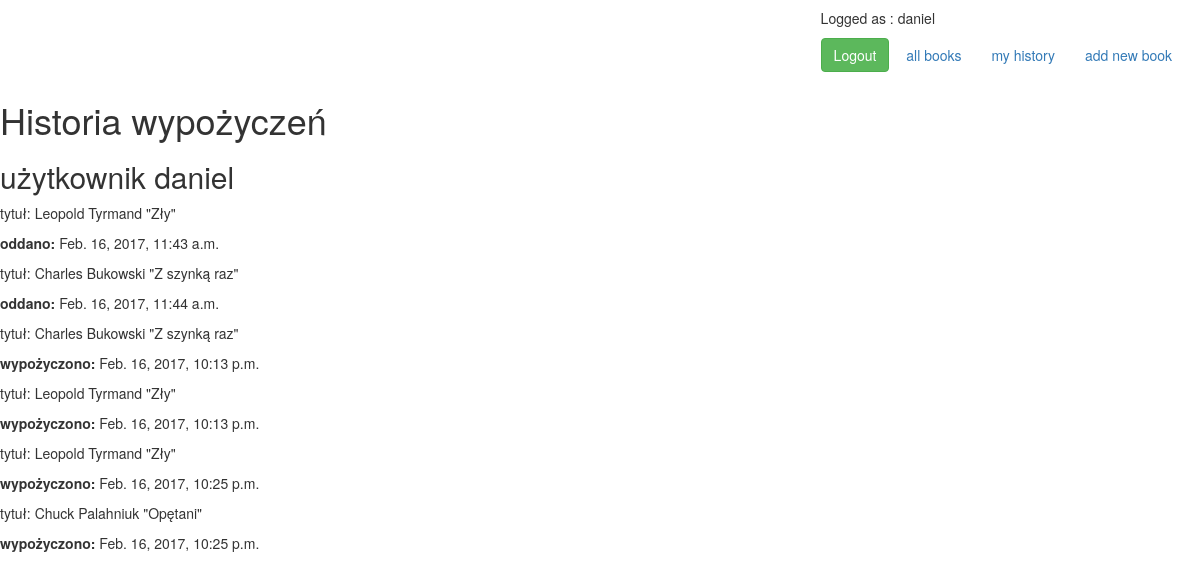
/history/ (signed in), run on the app's committed database.
### books/models.py (models this page shows, shortened)
class Logs(models.Model):
    book = models.ForeignKey('Book', on_delete=models.CASCADE)
    user = models.ForeignKey(User, on_delete=models.CASCADE)
    date_get = models.DateTimeField(auto_now=False, auto_now_add=False, null=True, blank=True)
    return_date = models.DateTimeField(auto_now=False, auto_now_add=False, null=True, blank=True)

class Book(models.Model):
    title = models.CharField(max_length=128)
    author = models.CharField(max_length=128)
    description = models.TextField(null=True, blank=True)
    isbn = models.CharField(max_length=17)
    publisher = models.CharField(max_length=128)
    genre = models.IntegerField(choices=GENRES)
    available = models.BooleanField(default=True)
    lent_by = models.ManyToManyField(User, through='Logs')
    def __str__(self):
        return '{} "{}"'.format(self.author, self.title)

### books/views.py (the view)
# urls.py: url(r'^history/?$', LogsView.as_view(), name='history'),
class LogsView(ListView):
    model = Logs
    def get_queryset(self, **kwargs):
        if 'user' in self.kwargs:
            user = get_object_or_404(User, username=self.kwargs['user'])
        else:
            user = self.request.user
        return Logs.objects.filter(user=user)

### books/templates/books/logs_list.html
{% extends 'books/base_template.html' %}
{% block content %}
    <h1>Historia wypożyczeń</h1>
    <h2> użytkownik <stron>{{ user.username }}</stron></h2>
    {% for log in object_list %}
        <div>
        <p>tytuł: {{ log.book }} </p>
            {% if log.date_get %}
            <p><strong>wypożyczono:</strong> {{ log.date_get }}</p>
            {% elif log.return_date %}
            <p><strong>oddano:</strong> {{ log.return_date }}</p>
            {% endif %}
        </div>
    {% endfor %}
{% endblock %}

### books/templates/books/base_template.html (shortened to what this page needs)
<!DOCTYPE html>
<html lang="en">
<head>
    <link rel="stylesheet" href="https://maxcdn.bootstrapcdn.com/bootstrap/3.3.7/css/bootstrap.min.css">
    <link rel="stylesheet" href="https://maxcdn.bootstrapcdn.com/font-awesome/4.6.3/css/font-awesome.min.css">
    <link rel="stylesheet" href="https://cdn.datatables.net/1.10.13/css/jquery.dataTables.min.css">
    <link rel="stylesheet" type="text/css" href="/static/custom.css" >
</head>
<body>
    <div class="navbar-collapse collapse">
        <div class="navbar-form navbar-right">
            {% if user.is_authenticated %}
                <p> Logged as : {{ user.username }}</p>
                <a id="logout" href="{% url 'account_logout' %}" class="btn btn-success">Logout</a>
            {% else %}
                 <a id="google_login" href="{% url 'all-books' %}" class="btn btn-success">Sign in with Google</a>
            {% endif %}
            <a href="{% url 'all-books' %}" class="btn btn-secondary">all books</a>
            <a href="{% url 'history' %}" class="btn btn-secondary">my history</a>
            <a href="{% url 'book-new' %}" class="btn btn-secondary">add new book</a>
        </div>
    </div>
    <div class="content-block">
        {% block content %}
        {% endblock %}
    </div>
</body>
</html>

### data on the page
Logs: book "Leopold Tyrmand \"Zły\"", return_date "Feb. 16, 2017, 11:43 a.m."
Logs: book "Charles Bukowski \"Z szynką raz\"", return_date "Feb. 16, 2017, 11:44 a.m."
Logs: book "Charles Bukowski \"Z szynką raz\"", date_get "Feb. 16, 2017, 10:13 p.m."
Logs: book "Leopold Tyrmand \"Zły\"", date_get "Feb. 16, 2017, 10:13 p.m."
Logs: book "Leopold Tyrmand \"Zły\"", date_get "Feb. 16, 2017, 10:25 p.m."
Logs: book "Chuck Palahniuk \"Opętani\"", date_get "Feb. 16, 2017, 10:25 p.m."

### other printed values
{{ user.username }} "daniel"
